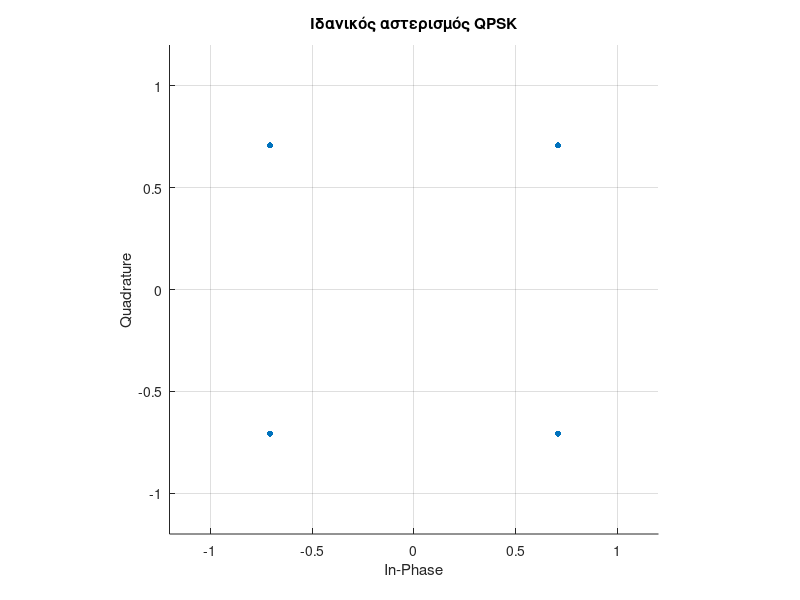

The MATLAB source for this figure: (Note: this script raises an error after producing the figure.)
clear; clc; close all;

%% 1. Βασικές παράμετροι συστήματος
M = 4;                  % QPSK
k = log2(M);            % bits ανά σύμβολο
Rs = 5e9;               % symbol rate = 5 Gsym/s
Rb = Rs * k;            % bit rate = 10 Gb/s
alpha = 0.2;            % roll-off factor

Nsym = 5000;            % πλήθος συμβόλων για προσομοίωση

%% 2. Δημιουργία τυχαίων bits
bits = randi([0 1], Nsym * k, 1);

%% 3. Ομαδοποίηση bits ανά 2 για QPSK
bit_pairs = reshape(bits, 2, []).';

%% 4. QPSK Gray mapping
%bit_pairs = reshape(bits, 2, []).';
idx = bi2de(bit_pairs, 'left-msb');

map = [1+1j; -1+1j; 1-1j; -1-1j];
symbols = map(idx + 1) / sqrt(2);
P_avg = mean(abs(symbols).^2);
fprintf('Μέση ισχύς συμβόλων = %.4f\n', P_avg);

%% 5. Κανονικοποίηση ισχύος
%symbols = symbols / sqrt(2);

%% 6. Έλεγχος μέσης ισχύος
P_avg = mean(abs(symbols).^2);

fprintf('Rs = %.2f Gsym/s\n', Rs/1e9);
fprintf('Rb = %.2f Gb/s\n', Rb/1e9);
fprintf('Μέση ισχύς συμβόλων = %.4f\n', P_avg);

%% 7. Διάγραμμα αστερισμού του ιδανικού QPSK
figure;
scatter(real(symbols), imag(symbols), 20, 'filled');
grid on;
axis equal;
xlim([-1.2 1.2]);
ylim([-1.2 1.2]);
xlabel('In-Phase');
ylabel('Quadrature');
title('Ιδανικός αστερισμός QPSK');

%% 8. Oversampling και pulse shaping με root-raised-cosine
sps = 8;                 % samples per symbol
span = 10;               % μήκος φίλτρου σε σύμβολα

rrcFilter = rcosdesign(alpha, span, sps, 'sqrt');

% upsampling
symbols_up = upsample(symbols, sps);

% pulse shaping
tx_bb = conv(symbols_up, rrcFilter, 'same');

%% 9. Νέος ρυθμός δειγματοληψίας
Fs = Rs * sps;

fprintf('Fs = %.2f GHz\n', Fs/1e9);

%% 10. Γραφήματα
% (α) Πραγματικό μέρος του baseband σήματος στον χρόνο
figure;
plot(real(tx_bb(1:300)));
grid on;
xlabel('Δείγματα');
ylabel('Πλάτος');
title('Πραγματικό μέρος του baseband QPSK μετά από RRC pulse shaping');

% (β) Φανταστικό μέρος του baseband σήματος στον χρόνο
figure;
plot(imag(tx_bb(1:300)));
grid on;
xlabel('Δείγματα');
ylabel('Πλάτος');
title('Φανταστικό μέρος του baseband QPSK μετά από RRC pulse shaping');

% (γ) Αστερισμός στα sample instants
delay = span * sps / 2;
sym_samples = tx_bb(delay+1 : sps : end-delay);

figure;
scatter(real(sym_samples), imag(sym_samples), 20, 'filled');
grid on;
axis equal;
xlim([-1.5 1.5]);
ylim([-1.5 1.5]);
xlabel('In-Phase');
ylabel('Quadrature');
title('Αστερισμός μετά το pulse shaping (στα symbol instants)');

%% 11. Κλιμάκωση του waveform ώστε να αντιστοιχεί σε πραγματική λαμβανόμενη ισχύ
PRX_dBm = -49.1;                         % λαμβανόμενη ισχύς στην είσοδο του δέκτη
PRX_W = 1e-3 * 10^(PRX_dBm/10);         % μετατροπή dBm -> W

P_txbb_norm = mean(abs(tx_bb).^2);      % μέση ισχύς του κανονικοποιημένου waveform

rx_in = tx_bb * sqrt(PRX_W / P_txbb_norm);

P_rx_check_dBm = 10*log10(mean(abs(rx_in).^2)/1e-3);
fprintf('Ισχύς στην είσοδο του δέκτη = %.2f dBm\n', P_rx_check_dBm);

%% 12. 1η βαθμίδα δέκτη: RF BPF ως ισοδύναμη baseband επίδραση
G_BPF_dB = -2;                          % insertion loss 2 dB
G_BPF_lin = 10^(G_BPF_dB/10);

y_bpf = sqrt(G_BPF_lin) * rx_in;

P_bpf_out_dBm = 10*log10(mean(abs(y_bpf).^2)/1e-3);
fprintf('Ισχύς στην έξοδο του BPF = %.2f dBm\n', P_bpf_out_dBm);

%% 13. Διάγραμμα σήματος στην έξοδο του BPF
figure;
plot(real(y_bpf(1:300)));
grid on;
xlabel('Δείγματα');
ylabel('Πλάτος');
title('Πραγματικό μέρος σήματος στην έξοδο του RF BPF');

%% 14. Αστερισμός στην έξοδο του BPF
sym_bpf = y_bpf(delay+1 : sps : end-delay);

% Κανονικοποίηση μόνο για οπτική σύγκριση του αστερισμού
sym_bpf_norm = sym_bpf / sqrt(mean(abs(sym_bpf).^2));

figure;
scatter(real(sym_bpf_norm), imag(sym_bpf_norm), 20, 'filled');
grid on;
axis equal;
xlim([-1.5 1.5]);
ylim([-1.5 1.5]);
xlabel('In-Phase');
ylabel('Quadrature');
title('Αστερισμός στην έξοδο του RF BPF');

%% =========================================================
%% 15. 2η βαθμίδα δέκτη: LNA
%% Σε αυτό το βήμα μοντελοποιούμε τον LNA ΜΟΝΟ ως κέρδος.
%% Δεν βάζουμε ακόμα θόρυβο (Noise Figure). Αυτό θα γίνει μετά.
%% =========================================================

G_LNA_dB  = 25;                 % κέρδος LNA από το datasheet
G_LNA_lin = 10^(G_LNA_dB/10);   % μετατροπή από dB σε γραμμική μορφή

% Έξοδος LNA στο complex baseband:
% το πλάτος του σήματος πολλαπλασιάζεται με sqrt(G)
y_lna = sqrt(G_LNA_lin) * y_bpf;

%% Υπολογισμός ισχύος στην έξοδο του LNA
P_lna_out_dBm = 10*log10(mean(abs(y_lna).^2)/1e-3);

fprintf('Ισχύς στην έξοδο του LNA = %.2f dBm\n', P_lna_out_dBm);

%% =========================================================
%% 16. Διάγραμμα σήματος στην έξοδο του LNA
%% Εδώ βλέπουμε το πραγματικό μέρος του waveform μετά την ενίσχυση
%% =========================================================
figure;
plot(real(y_lna(1:300)));
grid on;
xlabel('Δείγματα');
ylabel('Πλάτος');
title('Πραγματικό μέρος σήματος στην έξοδο του LNA');

%% =========================================================
%% 17. Αστερισμός στην έξοδο του LNA
%% Για οπτική σύγκριση κανονικοποιούμε μόνο το constellation plot
%% ώστε να δούμε αν άλλαξε το σχήμα και όχι μόνο η στάθμη
%% =========================================================
sym_lna = y_lna(delay+1 : sps : end-delay);

sym_lna_norm = sym_lna / sqrt(mean(abs(sym_lna).^2));

figure;
scatter(real(sym_lna_norm), imag(sym_lna_norm), 20, 'filled');
grid on;
axis equal;
xlim([-1.5 1.5]);
ylim([-1.5 1.5]);
xlabel('In-Phase');
ylabel('Quadrature');
title('Αστερισμός στην έξοδο του LNA');

%% =========================================================
%% 18. Θεωρητικός έλεγχος ισχύος
%% Περιμένουμε:
%% P_LNA,out = P_BPF,out + 25 dB
%% =========================================================
P_lna_expected_dBm = P_bpf_out_dBm + G_LNA_dB;

fprintf('Αναμενόμενη ισχύς στην έξοδο του LNA = %.2f dBm\n', P_lna_expected_dBm);

%% =========================================================
%% 19. Προσθήκη θορύβου LNA μέσω του Noise Figure
%% Εδώ αρχίζουμε να μοντελοποιούμε την υποβάθμιση του SNR
%% =========================================================

NF_LNA_dB = 5;                         % Noise Figure από το datasheet
F_LNA = 10^(NF_LNA_dB/10);             % Noise Factor σε γραμμική μορφή

% Υπολογισμός ισχύος σήματος στην έξοδο του LNA
P_sig_lna = mean(abs(y_lna).^2);

% Προσεγγιστική μοντελοποίηση θορύβου:
% θεωρούμε ότι ο θόρυβος που προστίθεται υποβαθμίζει το SNR
% σύμφωνα με το noise figure του LNA

% Ορίζουμε ένα αρχικό θεωρητικό SNR εισόδου (ενδεικτικά)
SNR_in_dB = 30;                        % ενδεικτική τιμή για αρχικό τεστ

% Το NF μειώνει το SNR στην έξοδο:
SNR_out_LNA_dB = SNR_in_dB - NF_LNA_dB;

% Υπολογισμός ισχύος θορύβου που αντιστοιχεί στο νέο SNR
P_noise_lna = P_sig_lna / (10^(SNR_out_LNA_dB/10));

% Δημιουργία μιγαδικού AWGN
noise_lna = sqrt(P_noise_lna/2) * ...
    (randn(size(y_lna)) + 1j*randn(size(y_lna)));

% Έξοδος LNA με θόρυβο
y_lna_noisy = y_lna + noise_lna;

%% 20. Υπολογισμός SNR στην έξοδο του LNA
P_sig_out = mean(abs(y_lna).^2);
P_noise_out = mean(abs(noise_lna).^2);

SNR_lna_meas_dB = 10*log10(P_sig_out / P_noise_out);

fprintf('SNR στην έξοδο του LNA = %.2f dB\n', SNR_lna_meas_dB);

%% =========================================================
%% 21. Αστερισμός στην έξοδο του LNA με θόρυβο
%% =========================================================
sym_lna_noisy = y_lna_noisy(delay+1 : sps : end-delay);

% Κανονικοποίηση μόνο για οπτική σύγκριση
sym_lna_noisy_norm = sym_lna_noisy / sqrt(mean(abs(sym_lna_noisy).^2));

figure;
scatter(real(sym_lna_noisy_norm), imag(sym_lna_noisy_norm), 20, 'filled');
grid on;
axis equal;
xlim([-1.5 1.5]);
ylim([-1.5 1.5]);
xlabel('In-Phase');
ylabel('Quadrature');
title('Αστερισμός στην έξοδο του LNA με θόρυβο');

%% =========================================================
%% 22. Υπολογισμός EVM στην έξοδο του LNA
%% =========================================================

% Παίρνουμε τα ιδανικά σύμβολα αναφοράς με ίδιο μήκος
Nvalid = min(length(sym_samples), length(sym_lna_noisy));
ref_sym = sym_samples(1:Nvalid);
rx_sym  = sym_lna_noisy(1:Nvalid);

% Κανονικοποίηση αναφοράς και ληφθέντων συμβόλων
ref_sym = ref_sym / sqrt(mean(abs(ref_sym).^2));
rx_sym  = rx_sym  / sqrt(mean(abs(rx_sym).^2));

evm_rms = sqrt(mean(abs(rx_sym - ref_sym).^2) / mean(abs(ref_sym).^2));
evm_percent = evm_rms * 100;

fprintf('EVM στην έξοδο του LNA = %.2f %%\n', evm_percent);

%% =========================================================
%% 23. 3η βαθμίδα δέκτη: RF Splitter
%% Ο splitter χωρίζει το σήμα σε δύο ίδιους κλάδους (I και Q)
%% και εισάγει απώλεια περίπου -3.5 dB ανά κλάδο
%% =========================================================

G_SPL_dB  = -3.5;                    % συνολική απώλεια ανά κλάδο
G_SPL_lin = 10^(G_SPL_dB/10);

% Έξοδοι splitter στους δύο κλάδους
y_I_split = sqrt(G_SPL_lin) * y_lna_noisy;
y_Q_split = sqrt(G_SPL_lin) * y_lna_noisy;

%% Υπολογισμός ισχύος ανά κλάδο
P_I_split_dBm = 10*log10(mean(abs(y_I_split).^2)/1e-3);
P_Q_split_dBm = 10*log10(mean(abs(y_Q_split).^2)/1e-3);

fprintf('Ισχύς στην έξοδο του RF Splitter (κλάδος I) = %.2f dBm\n', P_I_split_dBm);
fprintf('Ισχύς στην έξοδο του RF Splitter (κλάδος Q) = %.2f dBm\n', P_Q_split_dBm);

%% Θεωρητικός έλεγχος
P_split_expected_dBm = P_lna_out_dBm + G_SPL_dB;
fprintf('Αναμενόμενη ισχύς ανά κλάδο μετά τον splitter = %.2f dBm\n', P_split_expected_dBm);

%% =========================================================
%% 24. Αστερισμός στην έξοδο του splitter (κλάδος I)
%% Οι δύο κλάδοι είναι ίδιοι σε αυτό το στάδιο
%% =========================================================
sym_I_split = y_I_split(delay+1 : sps : end-delay);

sym_I_split_norm = sym_I_split / sqrt(mean(abs(sym_I_split).^2));

figure;
scatter(real(sym_I_split_norm), imag(sym_I_split_norm), 20, 'filled');
grid on;
axis equal;
xlim([-1.5 1.5]);
ylim([-1.5 1.5]);
xlabel('In-Phase');
ylabel('Quadrature');
title('Αστερισμός στην έξοδο του RF Splitter (κλάδος I)');

%% =========================================================
%% 25. SNR και EVM στην έξοδο του splitter
%% Εφόσον εδώ εφαρμόζουμε μόνο απώλεια, το SNR ιδανικά δεν αλλάζει
%% =========================================================

P_sig_split = mean(abs(sqrt(G_SPL_lin) * y_lna).^2);
P_noise_split = mean(abs(sqrt(G_SPL_lin) * noise_lna).^2);

SNR_split_dB = 10*log10(P_sig_split / P_noise_split);
fprintf('SNR στην έξοδο του RF Splitter = %.2f dB\n', SNR_split_dB);

Nvalid = min(length(sym_samples), length(sym_I_split));
ref_sym = sym_samples(1:Nvalid);
rx_sym  = sym_I_split(1:Nvalid);

ref_sym = ref_sym / sqrt(mean(abs(ref_sym).^2));
rx_sym  = rx_sym  / sqrt(mean(abs(rx_sym).^2));

evm_rms = sqrt(mean(abs(rx_sym - ref_sym).^2) / mean(abs(ref_sym).^2));
evm_percent = evm_rms * 100;

fprintf('EVM στην έξοδο του RF Splitter = %.2f %%\n', evm_percent);
%% =========================================================
%% 26. 4η βαθμίδα δέκτη: Mixer
%% Στο ισοδύναμο complex baseband μοντέλο η ιδανική υποβίβαση
%% συχνότητας θεωρείται ήδη ενσωματωμένη.
%% Άρα εδώ ο mixer μοντελοποιείται μόνο μέσω της conversion loss.
%% =========================================================

G_MIX_dB  = -9;                    % conversion loss από το datasheet
G_MIX_lin = 10^(G_MIX_dB/10);

% Χρησιμοποιούμε έναν από τους δύο ίδιους κλάδους του splitter
% ως είσοδο της βαθμίδας mixer στο ισοδύναμο μοντέλο
y_mix = sqrt(G_MIX_lin) * y_I_split;

%% Υπολογισμός ισχύος στην έξοδο του mixer
P_mix_out_dBm = 10*log10(mean(abs(y_mix).^2)/1e-3);

fprintf('Ισχύς στην έξοδο του Mixer = %.2f dBm\n', P_mix_out_dBm);

%% Θεωρητικός έλεγχος
P_mix_expected_dBm = P_I_split_dBm + G_MIX_dB;
fprintf('Αναμενόμενη ισχύς στην έξοδο του Mixer = %.2f dBm\n', P_mix_expected_dBm);

%% =========================================================
%% 27. Διάγραμμα σήματος στην έξοδο του mixer
%% =========================================================
figure;
plot(real(y_mix(1:300)));
grid on;
xlabel('Δείγματα');
ylabel('Πλάτος');
title('Πραγματικό μέρος σήματος στην έξοδο του Mixer');

%% =========================================================
%% 28. Αστερισμός στην έξοδο του mixer
%% Κανονικοποιούμε μόνο για οπτική σύγκριση
%% =========================================================
sym_mix = y_mix(delay+1 : sps : end-delay);

sym_mix_norm = sym_mix / sqrt(mean(abs(sym_mix).^2));

figure;
scatter(real(sym_mix_norm), imag(sym_mix_norm), 20, 'filled');
grid on;
axis equal;
xlim([-1.5 1.5]);
ylim([-1.5 1.5]);
xlabel('In-Phase');
ylabel('Quadrature');
title('Αστερισμός στην έξοδο του Mixer');

%% =========================================================
%% 29. SNR και EVM στην έξοδο του mixer
%% Εφόσον εδώ εφαρμόζουμε μόνο conversion loss,
%% το SNR ιδανικά παραμένει αμετάβλητο
%% =========================================================

% Χωρίζουμε το "καθαρό" σήμα και τον θόρυβο μετά τον splitter
y_I_split_clean = sqrt(G_SPL_lin) * y_lna;
y_I_split_noise = sqrt(G_SPL_lin) * noise_lna;

% Περνάμε και τα δύο από τη conversion loss του mixer
y_mix_clean = sqrt(G_MIX_lin) * y_I_split_clean;
y_mix_noise = sqrt(G_MIX_lin) * y_I_split_noise;

P_sig_mix = mean(abs(y_mix_clean).^2);
P_noise_mix = mean(abs(y_mix_noise).^2);

SNR_mix_dB = 10*log10(P_sig_mix / P_noise_mix);
fprintf('SNR στην έξοδο του Mixer = %.2f dB\n', SNR_mix_dB);

% EVM
Nvalid = min(length(sym_samples), length(sym_mix));
ref_sym = sym_samples(1:Nvalid);
rx_sym  = sym_mix(1:Nvalid);

ref_sym = ref_sym / sqrt(mean(abs(ref_sym).^2));
rx_sym  = rx_sym  / sqrt(mean(abs(rx_sym).^2));

evm_rms = sqrt(mean(abs(rx_sym - ref_sym).^2) / mean(abs(ref_sym).^2));
evm_percent = evm_rms * 100;

fprintf('EVM στην έξοδο του Mixer = %.2f %%\n', evm_percent);

%% =========================================================
%% 30. 5η βαθμίδα δέκτη: LPF
%% Το LPF στο baseband κρατά το χρήσιμο φάσμα μέχρι ~3 GHz
%% και απορρίπτει θόρυβο εκτός ζώνης.
%% Επιπλέον εισάγει απώλεια περίπου -3.1 dB.
%% =========================================================

G_LPF_dB  = -3.1;                   % insertion loss του LPF
G_LPF_lin = 10^(G_LPF_dB/10);

fc_lpf = 3e9;                       % cutoff συχνότητα ~ 3 GHz
Wn = fc_lpf / (Fs/2);               % κανονικοποιημένη συχνότητα για fir1

lpfOrder = 80;                      % τάξη FIR φίλτρου
b_lpf = fir1(lpfOrder, Wn, 'low');  % συντελεστές LPF

% Εφαρμογή LPF στο συνολικό σήμα μετά τον mixer
y_lpf = sqrt(G_LPF_lin) * conv(y_mix, b_lpf, 'same');

%% =========================================================
%% 31. Διαχωρισμός "καθαρού" σήματος και θορύβου μετά το LPF
%% Αυτό χρειάζεται για να υπολογίσουμε SNR στην έξοδο του LPF
%% =========================================================

y_lpf_clean = sqrt(G_LPF_lin) * conv(y_mix_clean, b_lpf, 'same');
y_lpf_noise = sqrt(G_LPF_lin) * conv(y_mix_noise, b_lpf, 'same');

%% =========================================================
%% 32. Ισχύς στην έξοδο του LPF
%% =========================================================
P_lpf_out_dBm = 10*log10(mean(abs(y_lpf).^2)/1e-3);
fprintf('Ισχύς στην έξοδο του LPF = %.2f dBm\n', P_lpf_out_dBm);

P_lpf_expected_dBm = P_mix_out_dBm + G_LPF_dB;
fprintf('Αναμενόμενη ισχύς στην έξοδο του LPF = %.2f dBm\n', P_lpf_expected_dBm);

%% =========================================================
%% 33. Διάγραμμα σήματος στην έξοδο του LPF
%% =========================================================
figure;
plot(real(y_lpf(1:300)));
grid on;
xlabel('Δείγματα');
ylabel('Πλάτος');
title('Πραγματικό μέρος σήματος στην έξοδο του LPF');

%% =========================================================
%% 34. Αστερισμός στην έξοδο του LPF
%% Κανονικοποίηση μόνο για οπτική σύγκριση
%% =========================================================
sym_lpf = y_lpf(delay+1 : sps : end-delay);

sym_lpf_norm = sym_lpf / sqrt(mean(abs(sym_lpf).^2));

figure;
scatter(real(sym_lpf_norm), imag(sym_lpf_norm), 20, 'filled');
grid on;
axis equal;
xlim([-1.5 1.5]);
ylim([-1.5 1.5]);
xlabel('In-Phase');
ylabel('Quadrature');
title('Αστερισμός στην έξοδο του LPF');

%% =========================================================
%% 35. Υπολογισμός SNR στην έξοδο του LPF
%% =========================================================
P_sig_lpf = mean(abs(y_lpf_clean).^2);
P_noise_lpf = mean(abs(y_lpf_noise).^2);

SNR_lpf_dB = 10*log10(P_sig_lpf / P_noise_lpf);
fprintf('SNR στην έξοδο του LPF = %.2f dB\n', SNR_lpf_dB);

%% =========================================================
%% 36. Υπολογισμός EVM στην έξοδο του LPF
%% =========================================================
Nvalid = min(length(sym_samples), length(sym_lpf));
ref_sym = sym_samples(1:Nvalid);
rx_sym  = sym_lpf(1:Nvalid);

ref_sym = ref_sym / sqrt(mean(abs(ref_sym).^2));
rx_sym  = rx_sym  / sqrt(mean(abs(rx_sym).^2));

evm_rms = sqrt(mean(abs(rx_sym - ref_sym).^2) / mean(abs(ref_sym).^2));
evm_percent = evm_rms * 100;

fprintf('EVM στην έξοδο του LPF = %.2f %%\n', evm_percent);

%% =========================================================
%% 37. 6η βαθμίδα δέκτη: Baseband VGA
%% Το VGA αυξάνει τη στάθμη του baseband σήματος πριν από τον ADC.
%% Σε αυτό το βήμα βάζουμε μόνο το gain του VGA.
%% =========================================================

G_VGA_dB  = 16;                    % gain του VGA από το operating point
G_VGA_lin = 10^(G_VGA_dB/10);

% Έξοδος VGA
y_vga = sqrt(G_VGA_lin) * y_lpf;

%% =========================================================
%% 38. Ισχύς στην έξοδο του VGA
%% =========================================================
P_vga_out_dBm = 10*log10(mean(abs(y_vga).^2)/1e-3);
fprintf('Ισχύς στην έξοδο του VGA = %.2f dBm\n', P_vga_out_dBm);

P_vga_expected_dBm = P_lpf_out_dBm + G_VGA_dB;
fprintf('Αναμενόμενη ισχύς στην έξοδο του VGA = %.2f dBm\n', P_vga_expected_dBm);

%% =========================================================
%% 39. Διάγραμμα σήματος στην έξοδο του VGA
%% =========================================================
figure;
plot(real(y_vga(1:300)));
grid on;
xlabel('Δείγματα');
ylabel('Πλάτος');
title('Πραγματικό μέρος σήματος στην έξοδο του VGA');

%% =========================================================
%% 40. Αστερισμός στην έξοδο του VGA
%% Κανονικοποίηση μόνο για οπτική σύγκριση
%% =========================================================
sym_vga = y_vga(delay+1 : sps : end-delay);

sym_vga_norm = sym_vga / sqrt(mean(abs(sym_vga).^2));

figure;
scatter(real(sym_vga_norm), imag(sym_vga_norm), 20, 'filled');
grid on;
axis equal;
xlim([-1.5 1.5]);
ylim([-1.5 1.5]);
xlabel('In-Phase');
ylabel('Quadrature');
title('Αστερισμός στην έξοδο του VGA');

%% =========================================================
%% 41. SNR και EVM στην έξοδο του VGA
%% Εφόσον εδώ εφαρμόζουμε μόνο gain, το SNR ιδανικά δεν αλλάζει
%% =========================================================

y_vga_clean = sqrt(G_VGA_lin) * y_lpf_clean;
y_vga_noise = sqrt(G_VGA_lin) * y_lpf_noise;

P_sig_vga = mean(abs(y_vga_clean).^2);
P_noise_vga = mean(abs(y_vga_noise).^2);

SNR_vga_dB = 10*log10(P_sig_vga / P_noise_vga);
fprintf('SNR στην έξοδο του VGA = %.2f dB\n', SNR_vga_dB);

Nvalid = min(length(sym_samples), length(sym_vga));
ref_sym = sym_samples(1:Nvalid);
rx_sym  = sym_vga(1:Nvalid);

ref_sym = ref_sym / sqrt(mean(abs(ref_sym).^2));
rx_sym  = rx_sym  / sqrt(mean(abs(rx_sym).^2));

evm_rms = sqrt(mean(abs(rx_sym - ref_sym).^2) / mean(abs(ref_sym).^2));
evm_percent = evm_rms * 100;

fprintf('EVM στην έξοδο του VGA = %.2f %%\n', evm_percent);

%% =========================================================
%% 42. 7η βαθμίδα δέκτη: ADC
%% Ο ADC είναι dual, άρα στο complex baseband μοντέλο
%% κβαντίζουμε ξεχωριστά το I και το Q κανάλι.
%% =========================================================

ADC_bits = 12;                         % ανάλυση ADC
P_FS_ADC_dBm = 3.9;                   % full-scale input power από το datasheet
P_FS_ADC_W = 1e-3 * 10^(P_FS_ADC_dBm/10);

% Για κάθε πραγματικό κανάλι (I ή Q) θεωρούμε full-scale ημιτονοειδές
A_FS_rms  = sqrt(P_FS_ADC_W);         % RMS πλάτος που αντιστοιχεί στο full-scale power
A_FS_peak = sqrt(2) * A_FS_rms;       % peak amplitude για ημίτονο

% Βήμα κβαντοποίησης
Delta = 2*A_FS_peak / (2^ADC_bits - 1);

%% =========================================================
%% 43. Διαχωρισμός σε I και Q πριν τον ADC
%% =========================================================
I_adc_in = real(y_vga);
Q_adc_in = imag(y_vga);

%% =========================================================
%% 44. Clipping στα όρια full-scale
%% Αν το σήμα ξεπερνά τα όρια του ADC, κόβεται
%% =========================================================
I_clip = min(max(I_adc_in, -A_FS_peak), A_FS_peak);
Q_clip = min(max(Q_adc_in, -A_FS_peak), A_FS_peak);

%% =========================================================
%% 45. Κβαντοποίηση 12-bit
%% =========================================================
I_adc = Delta * round(I_clip / Delta);
Q_adc = Delta * round(Q_clip / Delta);

% Επανασύνθεση μιγαδικού baseband σήματος
y_adc = I_adc + 1j*Q_adc;

%% =========================================================
%% 46. Έλεγχος ισχύος και στάθμης στον ADC
%% =========================================================
P_adc_out_dBm = 10*log10(mean(abs(y_adc).^2)/1e-3);
fprintf('Ισχύς στην έξοδο του ADC (μετά την κβαντοποίηση) = %.2f dBm\n', P_adc_out_dBm);

P_I_adc_in_dBm = 10*log10(mean(I_adc_in.^2)/1e-3);
P_Q_adc_in_dBm = 10*log10(mean(Q_adc_in.^2)/1e-3);

fprintf('Ισχύς στο κανάλι I πριν τον ADC = %.2f dBm\n', P_I_adc_in_dBm);
fprintf('Ισχύς στο κανάλι Q πριν τον ADC = %.2f dBm\n', P_Q_adc_in_dBm);

fprintf('Full-scale input power ADC = %.2f dBm\n', P_FS_ADC_dBm);

Margin_I_dB = P_FS_ADC_dBm - P_I_adc_in_dBm;
Margin_Q_dB = P_FS_ADC_dBm - P_Q_adc_in_dBm;

fprintf('Περιθώριο από full-scale στο κανάλι I = %.2f dB\n', Margin_I_dB);
fprintf('Περιθώριο από full-scale στο κανάλι Q = %.2f dB\n', Margin_Q_dB);

%% =========================================================
%% 47. Διάγραμμα χρόνου: είσοδος και έξοδος ADC (κανάλι I)
%% =========================================================
Nplot = 150;

figure;
plot(I_adc_in(1:Nplot), 'LineWidth', 1.1);
hold on;
stairs(I_adc(1:Nplot), 'LineWidth', 1.1);
grid on;
xlabel('Δείγματα');
ylabel('Πλάτος');
title('Κανάλι I πριν και μετά τον ADC');
legend('Είσοδος ADC', 'Έξοδος ADC (κβαντισμένη)');

%% =========================================================
%% 48. Αστερισμός στην έξοδο του ADC
%% =========================================================
sym_adc = y_adc(delay+1 : sps : end-delay);

sym_adc_norm = sym_adc / sqrt(mean(abs(sym_adc).^2));

figure;
scatter(real(sym_adc_norm), imag(sym_adc_norm), 20, 'filled');
grid on;
axis equal;
xlim([-1.5 1.5]);
ylim([-1.5 1.5]);
xlabel('In-Phase');
ylabel('Quadrature');
title('Αστερισμός στην έξοδο του ADC');

%% =========================================================
%% 49. Effective SNR στην έξοδο του ADC
%% Το σφάλμα τώρα περιλαμβάνει:
%% - αναλογικό θόρυβο προηγούμενων βαθμίδων
%% - κβαντοποίηση
%% - πιθανό clipping
%% =========================================================

P_sig_adc = mean(abs(y_vga_clean).^2);
P_err_adc = mean(abs(y_adc - y_vga_clean).^2);

SNR_adc_eff_dB = 10*log10(P_sig_adc / P_err_adc);
fprintf('Effective SNR στην έξοδο του ADC = %.2f dB\n', SNR_adc_eff_dB);

%% =========================================================
%% 50. EVM στην έξοδο του ADC
%% =========================================================
Nvalid = min(length(sym_samples), length(sym_adc));
ref_sym = sym_samples(1:Nvalid);
rx_sym  = sym_adc(1:Nvalid);

ref_sym = ref_sym / sqrt(mean(abs(ref_sym).^2));
rx_sym  = rx_sym  / sqrt(mean(abs(rx_sym).^2));

evm_rms = sqrt(mean(abs(rx_sym - ref_sym).^2) / mean(abs(ref_sym).^2));
evm_percent = evm_rms * 100;

fprintf('EVM στην έξοδο του ADC = %.2f %%\n', evm_percent);
